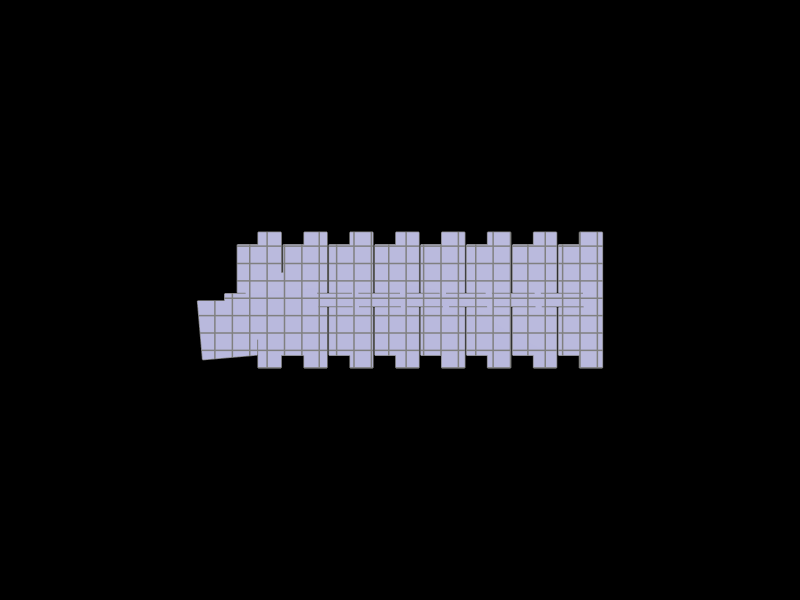

This figure's notebook cell:
### Markdown cell above
## 8. Show the floor plan and the grid

### Code cell
Topology.Show(floor_face, grid,
              camera=[0, 0, 6],
              faceColor=[210, 210, 250],
              faceOpacity=1,
              edgeColor="grey",
              edgeWidth=3,
              showVertices=False,
              backgroundColor="black",
              width=800, height=600,
              renderer=renderer)

### Figure 1 — Plotly figure (JSON) as saved in the notebook; plotly's stock layout.template omitted (floating-point values rounded to 4 significant figures; data arrays with more than 128 entries replaced by an {"elided": "..."} marker saying what was removed)
{"data": [{"hoverinfo": "text", "legendgroup": "2", "legendrank": 2, "line": {"color": "grey", "dash": "solid", "width": 3}, "marker": {"size": 0}, "mode": "lines", "name": "1: Untitled (Edges)", "showlegend": false, "text": "", "type": "scatter3d", "x": {"elided": "438 float values"}, "y": {"elided": "438 float values"}, "z": {"elided": "438 int values"}}, {"cmax": 1, "cmin": 0, "color": "#D2D2FA", "colorscale": [[0, "#440154"], [0.1111, "#482878"], [0.2222, "#3e4989"], [0.3333, "#31688e"], [0.4444, "#26828e"], [0.5556, "#1f9e89"], [0.6667, "#35b779"], [0.7778, "#6ece58"], [0.8889, "#b5de2b"], [1, "#fde725"]], "flatshading": true, "hoverinfo": "text", "hovertext": "", "i": {"elided": "144 int values"}, "j": {"elided": "144 int values"}, "k": {"elided": "144 int values"}, "legendgroup": "3", "legendrank": 3, "lighting": {"facenormalsepsilon": 0}, "name": "1: Untitled (Faces)", "opacity": 1, "showlegend": false, "showscale": false, "text": "", "type": "mesh3d", "x": {"elided": "146 float values"}, "y": {"elided": "146 float values"}, "z": {"elided": "146 int values"}}, {"hoverinfo": "text", "legendgroup": "6", "legendrank": 6, "line": {"color": "grey", "dash": "solid", "width": 3}, "marker": {"size": 0}, "mode": "lines", "name": "2: Untitled (Edges)", "showlegend": false, "text": "", "type": "scatter3d", "x": {"elided": "309 float values"}, "y": {"elided": "309 float values"}, "z": {"elided": "309 int values"}}], "layout": {"autosize": true, "height": 600, "margin": {"b": 40, "l": 40, "r": 40, "t": 40}, "paper_bgcolor": "#000000", "plot_bgcolor": "#000000", "scene": {"aspectmode": "data", "camera": {"center": {"x": 0, "y": 0, "z": 0}, "eye": {"x": 0, "y": 0, "z": 6}, "projection": {"type": "perspective"}, "up": {"x": 0, "y": 1, "z": 0}}, "xaxis": {"visible": false}, "yaxis": {"visible": false}, "zaxis": {"visible": false}}, "showlegend": true, "width": 800, "xaxis": {"showgrid": false, "visible": false, "zeroline": false}, "yaxis": {"showgrid": false, "visible": false, "zeroline": false}}}
